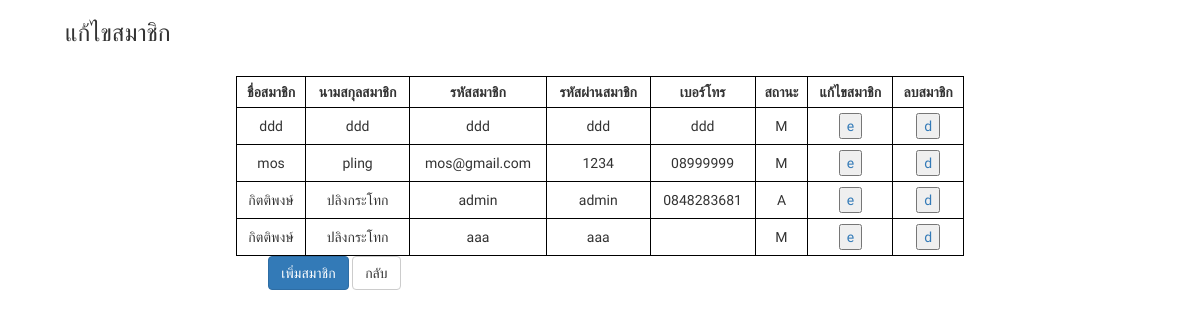
Page /admin/edit/select_user.php on the committed database.
### tables this page shows
CREATE TABLE `user` (
  `fname` varchar(100) NOT NULL,
  `lname` varchar(100) NOT NULL,
  `username` varchar(100) NOT NULL,
  `password` varchar(100) NOT NULL,
  `tell` varchar(100) NOT NULL,
  `Userlevel` varchar(10) NOT NULL,
  `id` int(5) NOT NULL
);

### admin/edit/select_user.php (the view, shortened to what this page needs)
<?php
include('./../../connect/BaseModel.php');
$sql = "SELECT * FROM `user` ORDER BY `fname` ASC";
$result = $conn->query($sql);
?>
<!DOCTYPE html>
<html lang="en">
<head>
    <link rel="stylesheet" type="text/css" href="//maxcdn.bootstrapcdn.com/bootstrap/3.3.4/css/bootstrap.min.css">
    <link rel="stylesheet" href="./../../css/index_user.css">
</head>
<body>
<div class="container">
        <div class="row">
            <h3>แก้ไขสมาชิก</h3>
        </div>
<br>
        <div align="center">
<table style="width:70%">
  <tr>
    <th>ชื่อสมาชิก</th>
    <th >นามสกุลสมาชิก</th>
    <th >รหัสสมาชิก</th>
    <th >รหัสผ่านสมาชิก</th>
    <th >เบอร์โทร</th>
    <th >สถานะ</th>
    <th >แก้ไขสมาชิก</th>
    <th >ลบสมาชิก</th>
  </tr>
  <?php foreach($result as $data){?>
  <tr>
    <td><?php echo $data['fname']; ?></td>
    <td><?php echo $data['lname']; ?></td>
    <td><?php echo $data['username']; ?></td>
    <td><?php echo $data['password']; ?></td>
    <td><?php echo $data['tell']; ?></td>
    <td><?php echo $data['Userlevel']; ?></td>
    <td><button><a href="./form_select_user.php?id=<?php echo $data['id']; ?>">e</a></button></td>
    <td><button><a href="./delete.php?id=<?php echo $data['id']; ?>">d</a> </button></td>
  </tr>
  <?php }?>
</table>
</div>
<div class="form-group">
                    <div class="col-sm-offset-2 col-sm-10">
                        <a href="./insert.php" type="button" class="btn btn-primary">เพิ่มสมาชิก</a>
                        <a class="btn btn-default" href="./../index_user.php">กลับ</a>
                    </div>
                </div>
</body>
</html>

### css/index_user.css (style rules this page uses)
* { font-family: 'Indie Flower', cursive; font-family: 'Sriracha', cursive; }
body,p,h2 { font-family: 'Indie Flower', cursive; font-family: 'Sriracha', cursive; }
.container { max-width: 1070px; margin: 0 auto; }

### admin/edit/select_user.php (style rules this page uses)
table, th, td { border: 1px solid black; border-collapse: collapse; }
th, td { padding: 5px; text-align: center; }

### rows in the picture
user: fname "ddd", lname "ddd", username "ddd", password "ddd", tell "ddd", Userlevel "M"
user: fname "mos", lname "pling", username "mos@gmail.com", password "1234", tell "08999999", Userlevel "M"
user: fname "กิตติพงษ์", lname "ปลิงกระโทก", username "admin", password "admin", tell "0848283681", Userlevel "A"
user: fname "กิตติพงษ์", lname "ปลิงกระโทก", username "aaa", password "aaa", Userlevel "M"
